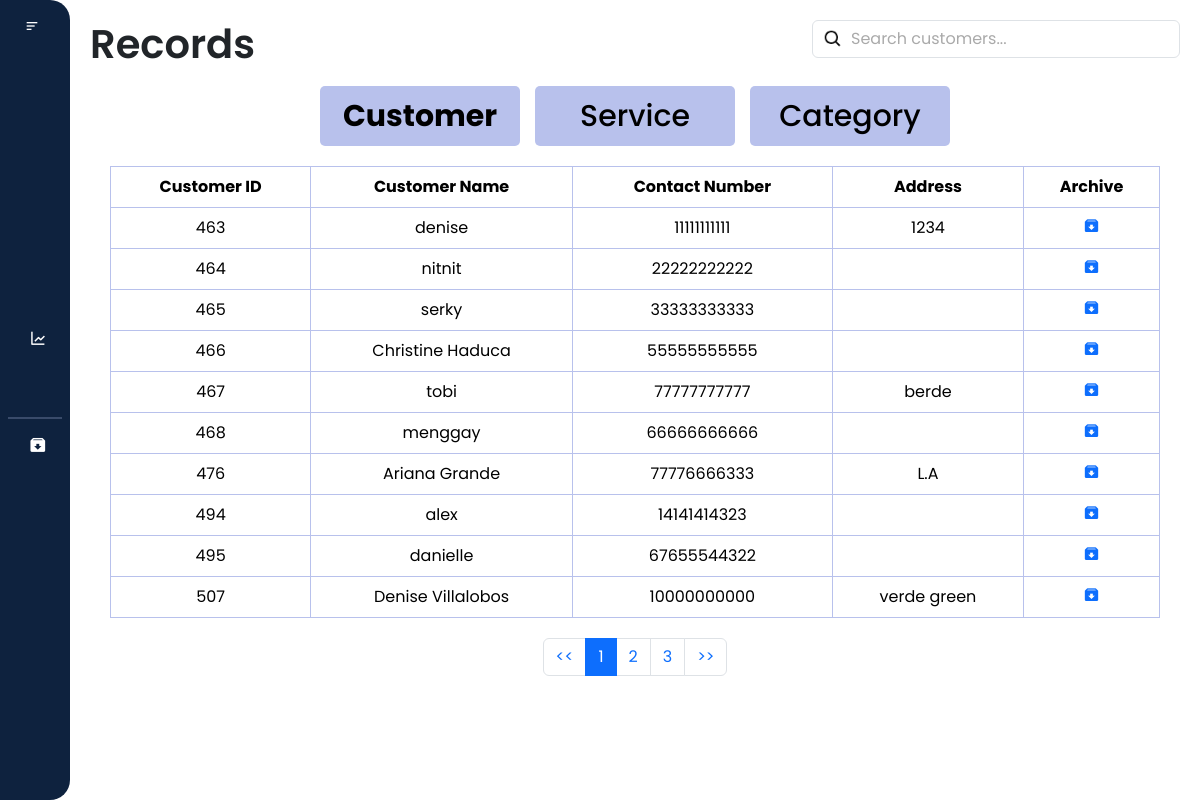
Screenshot of /laundry_system/records/customer.php (signed in) with the database file from the repository.
### tables this page shows
CREATE TABLE `customer` (
  `customer_id` int(11) NOT NULL,
  `customer_name` varchar(255) NOT NULL,
  `contact_number` varchar(20) NOT NULL,
  `province` varchar(255) NOT NULL,
  `city` varchar(255) NOT NULL,
  `address` varchar(255) NOT NULL,
  `brgy` varchar(255) NOT NULL
);

### laundry_system/records/customer.php (the view, shortened to what this page needs)
<?php
require_once('customer_db.php');
$user_role = $_SESSION['user_role'];
?>
<!DOCTYPE html>
<html lang="en">
<head>
    <link href="https://cdn.jsdelivr.net/npm/bootstrap@5.3.3/dist/css/bootstrap.min.css" rel="stylesheet"
>
    <link href="https://cdn.lineicons.com/4.0/lineicons.css" rel="stylesheet" />
    <link href='https://unpkg.com/boxicons@2.1.4/css/boxicons.min.css' rel='stylesheet'>
    <link rel="stylesheet" href="customer.css">
</head>
<body>
    <div class="wrapper">
    <aside id="sidebar">
            <div class="d-flex">
                <button id="toggle-btn" type="button">
                    <i class="bx bx-menu-alt-left"></i>
                </button>
            </div>
            <ul class="sidebar-nav">
                <li class="sidebar-item">
                    <a href="/laundry_system/dashboard/dashboard.php" class="sidebar-link">
                    </a>
                </li>
                <li class="sidebar-item">
                    <a href="/laundry_system/profile/profile.php" class="sidebar-link">
                    </a>
                </li>
                <?php if ($user_role === 'admin') : ?>
                    <li class="sidebar-item">
                        <a href="/laundry_system/users/users.php" class="sidebar-link">
                        </a>
                    </li>
                    <li class="sidebar-item">
                        <a href="/laundry_system/records/records.php" class="sidebar-link has-dropdown collapsed" data-bs-toggle="collapse"
                            data-bs-target="#records" aria-expanded="false" aria-controls="records">
                        </a>
                    </li>
                <?php endif; ?>
                <li class="sidebar-item">
                    <a href="/laundry_system/transaction/transaction.php" class="sidebar-link">
                    </a>
                </li>
                <li class="sidebar-item">
                    <a href="/laundry_system/sales_report/report.php" class="sidebar-link">
                        <i class='bx bx-line-chart'></i>
                    </a>
                </li>
                    <?php if ($user_role === 'admin') : ?>
                    <li class="sidebar-item">
                        <a href="/laundry_system/settings/settings.php" class="sidebar-link">
                        </a>
                    </li>
                    <hr style="border: 1px solid #b8c1ec; margin: 8px">
                    <li class="sidebar-item">
                        <a href="/laundry_system/archived/archive_users.php" class="sidebar-link">
                            <i class='bx bxs-archive-in'></i>
                        </a>
                    </li>
                <?php endif; ?>
            </ul>
            <div class="sidebar-footer">
                <a href="#" id="btn_logout" class="sidebar-link">
                </a>
            </div>
        </aside>
        <div class="main-content">
            <nav>
                <div class="d-flex justify-content-between" id="navbar">
                    <h1>Records</h1>
                    <div class="search_bar" m-1>
                        <input class="form-control" type="text" id="filter_customer" placeholder="Search customers...">
                    </div>
                </div>
            </nav>
            <div class="buttons">
                <div class="customer_button">
                   <a href="customer.php" class="button" id="customerBtn"><b>Customer</b></a>
                </div>
                <div class="service_button">
                    <a href="service.php" class="button" id="serviceBtn">Service</a>
                </div>
                <div class="category_button">
                    <a href="category.php" class="button" id="categoryBtn">Category</a>
                </div>
            </div>
            <div class="table-responsive">
                <table class="table table-bordered text-center">
                    <thead>
                        <tr class="bg-dark text-white">
                            <th>Customer ID</th>
                            <th>Customer Name</th>
                            <th>Contact Number</th>
                            <th>Address</th>
                            <th>Archive</th>
                        </tr>
                    </thead>
                    <tbody id = "customer_table">
                       <?php
                        $query = "SELECT * FROM customer";
                        $result = mysqli_query($con, $query);
                        if ($result && $result->num_rows > 0) {
                            while ($row = mysqli_fetch_assoc($result)) {
                        ?>
                            <tr>
                                <td><?php echo $row['customer_id']; ?></td>
                                <td><?php echo $row['customer_name']; ?></td>
                                <td><?php echo $row['contact_number']; ?></td>
                                <td><?php echo $row['address']; ?></td>
                                <td>
                                    <a href="javascript:void(0);" class="archive-btn"
                                        data-id="<?php echo $row['customer_id']; ?>"
                                        data-name="<?php echo $row['customer_name']; ?>"
                                        data-contact="<?php echo $row['contact_number']; ?>"
                                        data-address="<?php echo $row['address']; ?>">
                                        <i class='bx bxs-archive-in'></i>
                                    </a>
                                </td>
                            </tr>
                        <?php
                            }
                        } else {
                        ?>
                    <tr>
                        <td colspan="5">No customer found.</td>
                    </tr>
                    <?php
                    }
                    ?>
                    </tbody>
                </table>
            </div>
            <nav aria-label="Page navigation">
                <ul class="pagination justify-content-center" id="pagination">
                </ul>
            </nav>
        </div>
    </div>
</body>
</html>

### laundry_system/records/customer.css (style rules this page uses)
* { margin: 0; padding: 0; font-family: "Poppins", "Segoe UI"; box-sizing: border-box; }
html { scroll-behavior: smooth; }
a { text-decoration: none; }
li { list-style: none; }
h1 { font-weight: 600; font-size: 1.5 rem; }
.wrapper { display: flex; width: 100%; height: 100vh; }
#sidebar { display: flex; height: 100%; width: 70px; overflow: auto; min-width: 70px; z-index: 1000; transition: all 0.25s ease-in-out; flex-direction: column; background-color: #0e223e; border-radius: 0 20px 20px 0; }
#toggle-btn { background-color: transparent; cursor: pointer; border: 0; padding: 1rem 1.5rem; }
#toggle-btn i { font-size: 1.5 rem; color: #fff; }
.sidebar-nav { padding: 2rem 0; flex: 1 1 auto; }
a.sidebar-link { padding: 0.625rem 1.625rem; color: #fff; display: block; font-size: 0.9rem; white-space: nowrap; border-left: 3px solid transparent; text-decoration: none; }
.sidebar-link i { font-size: 1.1rem; margin-right: 0.75rem; }
.sidebar-item { position: relative; }
.main-content { flex: 1; overflow-y: auto; padding: 20px; transition: margin-left 0.5s ease; padding-bottom: 60px; }
.buttons { display: flex; flex-direction: row; gap: 15px; flex-wrap: wrap; justify-content: center; margin-top: 10px; }
.button { display: inline-flex; align-items: center; justify-content: center; height: 60px; width: 200px; padding: 10px 20px; background-color: #b8c1ec; color: #000; text-align: center; text-decoration: none; border-radius: 5px; font-size: 30px; font-weight: 500; margin: 0; gap: 10px; }
.table-responsive { padding: 20px; }
.table { width: 100%; border-collapse: collapse; border: #b8c1ec; margin: 0; }
th, td { border: 1px solid #b8c1ec; padding: 8px; text-align: center; }
.search_bar { position: relative; }
.search_bar .form-control { padding-left: 38px; }
.search_bar .form-control::placeholder { color: #aaa; }
.search_bar .form-control { background-image: url('/laundry_system/icons/search.png'); background-repeat: no-repeat; background-position: 10px center; background-size: 20px 20px; }

### rows the page displays
customer: customer_id "463", customer_name "denise", contact_number "11111111111", address "1234"
customer: customer_id "464", customer_name "nitnit", contact_number "22222222222"
customer: customer_id "465", customer_name "serky", contact_number "33333333333"
customer: customer_id "466", customer_name "Christine Haduca", contact_number "55555555555"
customer: customer_id "467", customer_name "tobi", contact_number "77777777777", address "berde"
customer: customer_id "468", customer_name "menggay", contact_number "66666666666"
customer: customer_id "476", customer_name "Ariana Grande", contact_number "77776666333", address "L.A"
customer: customer_id "494", customer_name "alex", contact_number "14141414323"
customer: customer_id "495", customer_name "danielle", contact_number "67655544322"
customer: customer_id "507", customer_name "Denise Villalobos", contact_number "10000000000", address "verde green"
